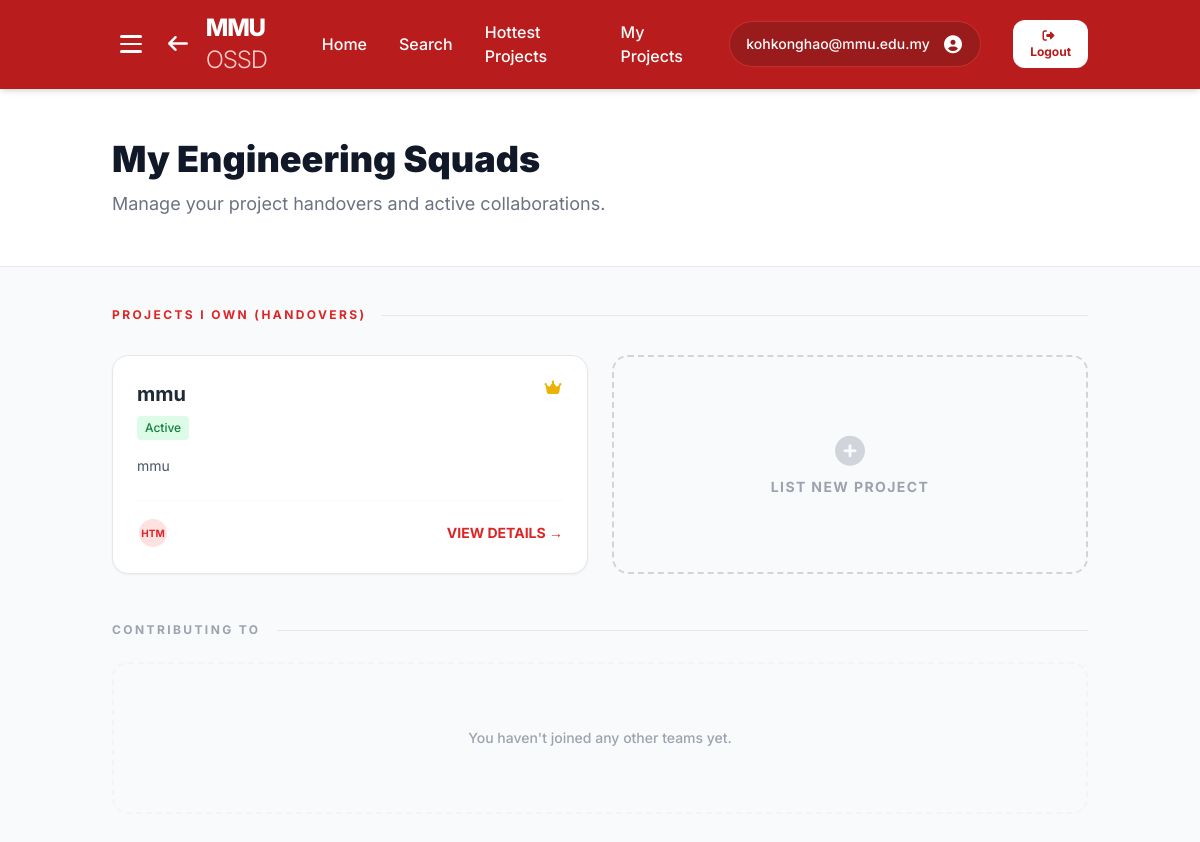
Screenshot of /my_projects (signed in) with the database file from the repository.
### website/models.py (models this page shows)
class User(db.Model):
    __tablename__ = 'users'
    id = db.Column(db.Integer, primary_key=True, autoincrement=True)
    email = db.Column(db.String(255), unique=True, nullable=False)
    password_hash = db.Column(db.String(255))
    name = db.Column(db.String(255), nullable=False, default='MMU Student')
    is_admin = db.Column(db.Boolean, default=False, nullable=False)
    faculty = db.Column(db.String(255), nullable=False, default='Faculty of Computing & Informatics')
    bio = db.Column(db.Text, default='')
    avatar_path = db.Column(db.String(255), default='')
    interests = db.Column(db.Text, default='')  # Comma-separated project interests
    rank = db.Column(db.Integer, nullable=False, default=0)
    karma = db.Column(db.Integer, nullable=False, default=0)
    created_at = db.Column(db.DateTime, nullable=False, default=datetime.now(MYT))
    is_verified = db.Column(db.Boolean, default=False)
    is_admin = db.Column(db.Boolean, default=False)  # Admin privilege for content moderation
    otp = db.Column(db.String(6), nullable=True)
    last_seen = db.Column(db.DateTime, nullable=True)
    skills = db.relationship('Skill', backref='user', lazy=True, cascade='all, delete-orphan')
    badges = db.relationship('Badge', backref='user', lazy=True, cascade='all, delete-orphan')
    comments = db.relationship('Comment', backref='user', lazy=True, cascade='all, delete-orphan')
    projects = db.relationship('Project', backref='user', lazy=True, cascade='all, delete-orphan')
    suggestions = db.relationship('Suggestion', backref='user', lazy=True, cascade='all, delete-orphan')
    questions = db.relationship('Question', backref='author', lazy=True, cascade='all, delete-orphan')
    question_likes = db.relationship('QuestionLike', backref='user', lazy=True, cascade='all, delete-orphan')
    question_favorites = db.relationship('QuestionFavorite', backref='user', lazy=True, cascade='all, delete-orphan')
    question_comments = db.relationship('QuestionComment', backref='user', lazy=True, cascade='all, delete-orphan')
    starred_projects = db.relationship('ProjectStar', backref='user', lazy=True, cascade='all, delete-orphan')
    settings = db.relationship('UserSettings', backref='user', uselist=False, cascade='all, delete-orphan')

class Project(db.Model):
    __tablename__ = 'projects'
    id = db.Column(db.Integer, primary_key=True, autoincrement=True)
    user_id = db.Column(db.Integer, db.ForeignKey('users.id', ondelete='CASCADE'), nullable=False)
    project_name = db.Column(db.String(255), nullable=False)
    description = db.Column(db.Text, default='')
    status = db.Column(db.String(50), nullable=False, default='Active')
    repo_url = db.Column(db.String(255), default='')
    languages = db.Column(db.String(255), default='')
    roles_needed = db.Column(db.String(255), default='')
    contributors = db.Column(db.String(50), default='1')
    created_at = db.Column(db.DateTime, nullable=False, default=datetime.now(MYT))
    views = db.Column(db.Integer, default=0)
    images = db.relationship('ProjectImage', backref='project', lazy=True, cascade='all, delete-orphan')
    suggestions = db.relationship('Suggestion', backref='project', lazy=True, cascade='all, delete-orphan')
    members = db.relationship('ProjectMember', backref='project', lazy='subquery', cascade='all, delete-orphan')
    stars = db.relationship('ProjectStar', backref='project', lazy=True, cascade='all, delete-orphan')

### website/views.py (the view)
@views.route('/my_projects')
def my_projects():
    current_user = get_current_user()
    if not current_user or 'user_email' not in session:
        flash("Please login to view your projects.", "error")
        return redirect(url_for('views.login'))
    own_projects = Project.query.filter(
        Project.user_id == current_user.id,
        Project.status != 'Suspended'
    ).order_by(Project.created_at.desc()).all()
    memberships = current_user.project_memberships.all()
    joined_projects = [
        membership.project for membership in memberships
        if membership.project.status != 'Suspended'
    ]
    current_user.last_seen = datetime.now(timezone.utc)
    db.session.commit()
    return render_template("My_Projects.html", own_projects=own_projects, joined_projects=joined_projects)

### website/views.py (called while the page is built)
def get_current_user():
    email = session.get('user_email', 'student@mmu.edu.my')
    user = User.query.filter_by(email=email).first()
    return user

### website/templates/My_Projects.html (shortened to what this page needs)
<!DOCTYPE html>
<html lang="en">
<head>
    <script src="https://cdn.tailwindcss.com"></script>
    <link href="https://cdnjs.cloudflare.com/ajax/libs/font-awesome/7.0.1/css/all.min.css" rel="stylesheet">
</head>
<body class="bg-gray-50 text-gray-900">
<nav class="bg-red-700 text-white shadow-md sticky top-0 z-50">
    <div class="container mx-auto px-6 py-3 flex items-center justify-between">
        <div class="flex items-center gap-4">
            <button id="menu-btn" class="hamburger" aria-label="Toggle menu" aria-expanded="false">
                <span class="bar"></span>
                <span class="bar"></span>
                <span class="bar"></span>
            </button>
            <a href="{{ url_for('views.home') }}" class="hover:opacity-80 transition flex items-center gap-4">
                <i class="fas fa-arrow-left text-xl"></i>
                <h1 class="text-2xl font-extrabold tracking-tighter">
                    MMU <span class="font-light text-red-200">OSSD</span>
                </h1>
            </a>
        </div>
        <div class="hidden md:flex space-x-8 items-center font-medium">
            <a href="{{ url_for('views.home') }}" class="hover:text-red-200 transition">Home</a>
            <a href="{{ url_for('views.search') }}" class="hover:text-red-200 transition">Search</a>
            <a href="{{ url_for('views.hottest_projects') }}" class="text-white transition">Hottest Projects</a>
            <a href="{{ url_for('views.my_projects') }}" class="hover:text-red-200 transition">My Projects</a>
            <a href="{{ url_for('views.profile') }}" class="bg-red-800 px-4 py-2 rounded-full flex items-center space-x-3 border border-red-500/50 cursor-pointer hover:bg-red-900 transition">
                <span id="nav-email" class="text-sm">{{ session.get('user_email', 'Guest') }}</span>
                <i class="fas fa-user-circle text-lg"></i>
            </a>
            <button id="logout-btn"
                class="bg-white text-red-700 hover:bg-red-50 text-xs font-bold px-3 py-2 rounded-xl transition">
                <i class="fas fa-sign-out-alt mr-1"></i>Logout
            </button>
        </div>
    </div>
</nav>
<header class="bg-white border-b py-12">
    <div class="container mx-auto px-6">
        <h2 class="text-4xl font-black text-gray-900 leading-tight">My Engineering Squads</h2>
        <p class="text-gray-500 mt-2 text-lg">Manage your project handovers and active collaborations.</p>
    </div>
</header>
<main class="container mx-auto px-6 py-10">
    <section class="mb-12">
        <div class="flex items-center mb-8">
            <h3 class="text-xs font-bold text-red-600 uppercase tracking-[0.2em] whitespace-nowrap">
                Projects I Own (Handovers)
            </h3>
            <div class="h-px bg-gray-200 flex-grow ml-4"></div>
        </div>
        <div class="grid grid-cols-1 md:grid-cols-2 gap-6">
            {% for project in own_projects %}
            <div class="bg-white p-6 rounded-2xl border border-gray-200 shadow-sm hover:shadow-md transition flex flex-col">
                <div class="flex justify-between items-start mb-4">
                    <div>
                        <h4 class="text-xl font-bold text-gray-800">{{ project.project_name }}</h4>
                        <span class="text-xs font-medium bg-green-100 text-green-700 px-2 py-1 rounded mt-2 inline-block">{{ project.status }}</span>
                    </div>
                    <i class="fas fa-crown text-yellow-500" title="Project Lead"></i>
                </div>
                <p class="text-gray-600 text-sm mb-6 flex-grow">{{ project.description }}</p>
                <div class="flex items-center justify-between pt-4 border-t border-gray-50 mt-auto">
                    <div class="flex -space-x-2">
                        <div class="w-8 h-8 rounded-full bg-red-100 border-2 border-white flex items-center justify-center text-[10px] font-bold text-red-600">
                            {{ project.languages.split(',')[0][:3] | upper if project.languages else 'N/A' }}
                        </div>
                    </div>
                    <a href="{{ url_for('views.project_page', project_id=project.id) }}" class="text-sm font-bold text-red-600 hover:text-red-700">
                        VIEW DETAILS →
                    </a>
                </div>
            </div>
            {% endfor %}
            <a href="{{ url_for('views.list_project') }}" class="border-2 border-dashed border-gray-300 rounded-2xl flex flex-col items-center justify-center p-6 hover:border-red-400 hover:bg-red-50 transition group min-h-[200px]">
                <i class="fas fa-plus-circle text-3xl text-gray-300 group-hover:text-red-500 mb-2"></i>
                <span class="font-bold text-gray-400 group-hover:text-red-600 text-sm uppercase tracking-widest">List New Project</span>
            </a>
        </div>
    </section>
    <section class="mt-12">
        <div class="flex items-center mb-6">
            <h3 class="text-xs font-bold text-gray-400 uppercase tracking-[0.2em]">
                Contributing To
            </h3>
            <div class="h-px bg-gray-200 flex-grow ml-4"></div>
        </div>
        <div class="grid grid-cols-1 md:grid-cols-2 lg:grid-cols-3 gap-6">
            {% if joined_projects and joined_projects|length > 0 %}
                {% for project in joined_projects %}
                <div class="bg-white p-6 rounded-2xl border border-gray-100 shadow-sm hover:shadow-md transition flex flex-col justify-between h-full">
                    <div>
                        <h4 class="text-lg font-bold text-gray-900 mb-1">{{ project.project_name }}</h4>
                        <p class="text-xs text-gray-500 mb-4">Led by: @{{ project.user.name }}</p>
                        <div class="flex flex-wrap gap-2 mb-6">
                            {% if project.languages %}
                                {% for lang in project.languages.split(',') %}
                                <span class="text-[10px] font-bold bg-blue-50 text-blue-600 px-2 py-1 rounded uppercase">
                                    {{ lang.strip() }}
                                </span>
                                {% endfor %}
                            {% else %}
                                <span class="text-[10px] font-bold bg-gray-50 text-gray-500 px-2 py-1 rounded uppercase">
                                    N/A
                                </span>
                            {% endif %}
                        </div>
                        <div class="mb-3 p-3 bg-gray-50 rounded-lg">
                            <h6 class="text-xs font-semibold text-gray-600 uppercase">Team Members</h6>
                            <div class="text-lg font-bold text-gray-800 mt-2">{{ project.members|length }} people</div>
                        </div>
                    </div>
                    <a href="{{ url_for('views.project_page', project_id=project.id) }}" class="block w-full text-center bg-gray-50 text-gray-700 hover:bg-gray-100 py-3 rounded-xl text-xs font-bold transition mt-auto">
                        VIEW PROJECT
                    </a>
                </div>
                {% endfor %}
            {% else %}
                <div class="col-span-full py-16 text-center text-gray-400 text-sm font-medium border-2 border-dashed border-gray-100 rounded-2xl bg-gray-50/50">
                    You haven't joined any other teams yet.
                </div>
            {% endif %}
        </div>
    </section>
</main>
</body>
</html>

### website/templates/My_Projects.html (style rules this page uses)
body { font-family: 'Inter', sans-serif; }
:root { --bg-primary: #ffffff; --bg-secondary: #f3f4f6; --text-primary: #111827; --text-secondary: #6b7280; --border-color: #e5e7eb; }
body { font-family: 'Inter', sans-serif; background-color: var(--bg-secondary); color: var(--text-primary); }
.hamburger { display: flex; flex-direction: column; justify-content: center; align-items: center; width: 40px; height: 40px; cursor: pointer; border: none; background: transparent; border-radius: 8px; padding: 6px; gap: 5px; transition: background 0.2s ease; position: relative; }
.hamburger .bar { display: block; width: 22px; height: 2.5px; border-radius: 99px; background: #fff; transition: transform 0.35s cubic-bezier(0.23, 1, 0.32, 1), opacity 0.25s ease, width 0.3s ease; transform-origin: center; }

### rows the page displays
User: get "kohkonghao@mmu.edu.my"
Project: project_name "mmu", status "Active", description "mmu", languages "HTM"
